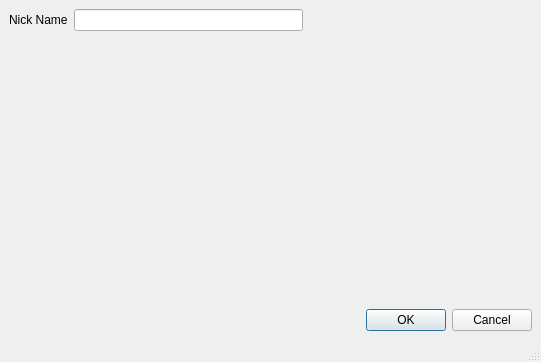
<?xml version="1.0" encoding="UTF-8"?>
<ui version="4.0">
 <class>ConfigWndClass</class>
 <widget class="QMainWindow" name="ConfigWndClass">
  <property name="geometry">
   <rect>
    <x>0</x>
    <y>0</y>
    <width>541</width>
    <height>362</height>
   </rect>
  </property>
  <property name="windowTitle">
   <string>MainWindow</string>
  </property>
  <widget class="QWidget" name="centralwidget">
   <layout class="QGridLayout" name="gridLayout_2">
    <item row="0" column="0">
     <layout class="QGridLayout" name="gridLayout">
      <item row="1" column="0">
       <spacer name="verticalSpacer">
        <property name="orientation">
         <enum>Qt::Vertical</enum>
        </property>
        <property name="sizeHint" stdset="0">
         <size>
          <width>20</width>
          <height>40</height>
         </size>
        </property>
       </spacer>
      </item>
      <item row="0" column="0">
       <widget class="QLabel" name="label">
        <property name="text">
         <string>Nick Name</string>
        </property>
       </widget>
      </item>
      <item row="0" column="1">
       <widget class="QLineEdit" name="txtName"/>
      </item>
      <item row="1" column="2">
       <spacer name="horizontalSpacer_2">
        <property name="orientation">
         <enum>Qt::Horizontal</enum>
        </property>
        <property name="sizeHint" stdset="0">
         <size>
          <width>40</width>
          <height>20</height>
         </size>
        </property>
       </spacer>
      </item>
     </layout>
    </item>
    <item row="1" column="0">
     <widget class="QDialogButtonBox" name="buttonBox">
      <property name="standardButtons">
       <set>QDialogButtonBox::Cancel|QDialogButtonBox::Ok</set>
      </property>
     </widget>
    </item>
   </layout>
  </widget>
  <widget class="QMenuBar" name="menubar">
   <property name="geometry">
    <rect>
     <x>0</x>
     <y>0</y>
     <width>541</width>
     <height>22</height>
    </rect>
   </property>
  </widget>
  <widget class="QStatusBar" name="statusbar"/>
 </widget>
 <resources/>
 <connections/>
</ui>
